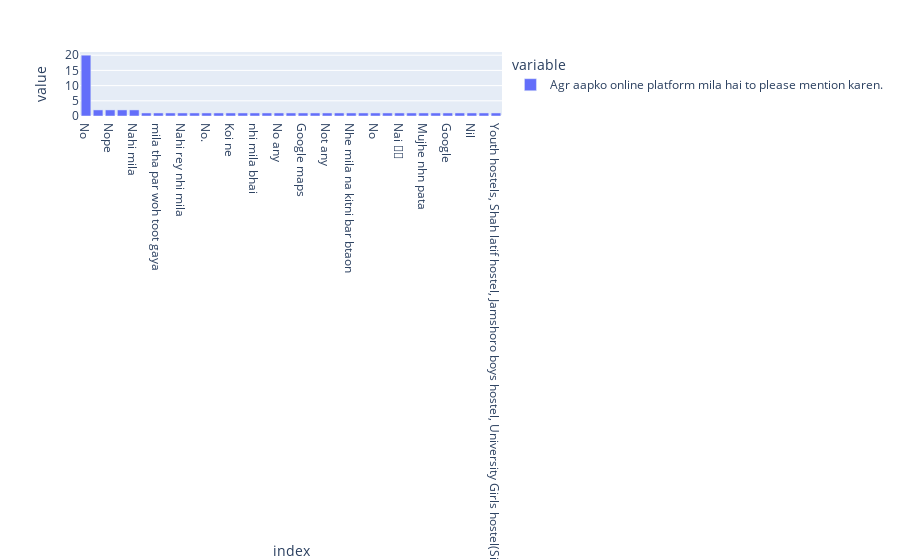

Source (notebook cell):
### Code cell
px.bar(df['Agr aapko online platform mila hai to please mention karen.'].value_counts())

### Figure 1 — Plotly figure (JSON) as saved in the notebook; plotly's stock layout.template omitted (floating-point values rounded to 4 significant figures)
{"data": [{"alignmentgroup": "True", "hovertemplate": "variable=Agr aapko online platform mila hai to please mention karen.<br>index=%{x}<br>value=%{y}<extra></extra>", "legendgroup": "Agr aapko online platform mila hai to please mention karen.", "marker": {"color": "#636efa", "pattern": {"shape": ""}}, "name": "Agr aapko online platform mila hai to please mention karen.", "offsetgroup": "Agr aapko online platform mila hai to please mention karen.", "orientation": "v", "showlegend": true, "textposition": "auto", "type": "bar", "x": ["No", "None", "Nope", "no", "Nahi mila", "Facebook Pages and Groups", "mila tha par woh toot gaya", "Null", "Nahi rey nhi mila", "Society Hostal ", "No.", "Nhi mila ", "Koi ne", "Nhi mila", "nhi mila bhai ", "Nahi milaa", "No any", "Not found ", "Google maps", "Google Maps per un kee location", "Not any", "okays", "Nhe mila na kitni bar btaon", "nahin Mila", "No ", "rentpay", "Nai 🤷♂️", "Facebook ", "Mujhe nhn pata", "Facebook sy mila tha", "Google", "none", "Nil", "Nahi mila koi", "Youth hostels, Shah latif hostel, Jamshoro boys hostel, University Girls hostel(Sindh University Society phase 1)"], "xaxis": "x", "y": [20, 2, 2, 2, 2, 1, 1, 1, 1, 1, 1, 1, 1, 1, 1, 1, 1, 1, 1, 1, 1, 1, 1, 1, 1, 1, 1, 1, 1, 1, 1, 1, 1, 1, 1], "yaxis": "y"}], "layout": {"barmode": "relative", "legend": {"title": {"text": "variable"}, "tracegroupgap": 0}, "margin": {"t": 60}, "xaxis": {"anchor": "y", "domain": [0, 1], "title": {"text": "index"}}, "yaxis": {"anchor": "x", "domain": [0, 1], "title": {"text": "value"}}}}
